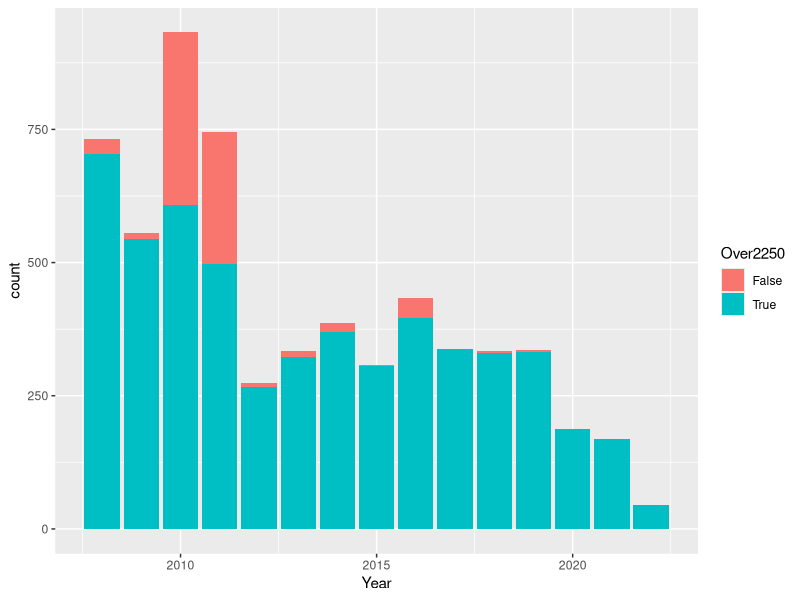
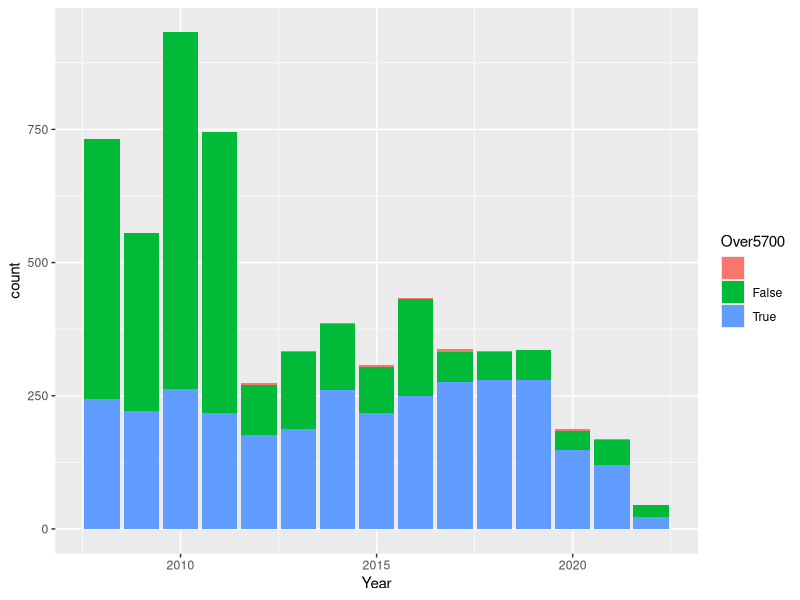

Reproduce these figures in R, in order.
## ---- chunk 1
knitr::opts_chunk$set(echo = FALSE)
## ---- chunk 2
library(haven)
library(tidyverse)
## ---- chunk 3
df<-read.csv("data/ICAO_accidents.csv") 


ggplot(df, aes(fill = Over2250, x = Year)) + geom_bar(stat = "count")
ggplot(df, aes(fill = Over5700, x = Year)) + geom_bar(stat = "count")



